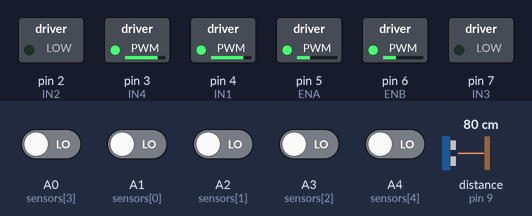
This sketch was run on a simulated Arduino Uno, built with avr-gcc and run on an emulated ATmega328P. On the bench: switched loads named in the sketch (green lamp = pin HIGH). Wiring (inferred from the names in the program): ultrasonic range finder: trigger pin 10; echo pin 9. The inputs (shaded band) are chosen by the test bench; at power-on: A0 (sensors[3]), A1 (sensors[0]), A2 (sensors[1]), A3 (sensors[2]), A4 (sensors[4]) LOW, distance to the obstacle (sensor on pin 9) 80 cm. The echo pulse lasts 58.3 µs per cm; pins used as bus, display or sensor lines are not drawn.

Above: at 1.2 s.
1.3 s: A0 (sensors[3]) driven HIGH
At 1.51 s:
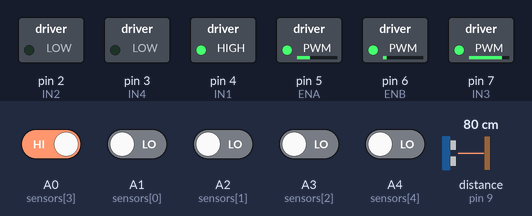
4.3 s: A1 (sensors[0]) driven HIGH
At 5.7 s:
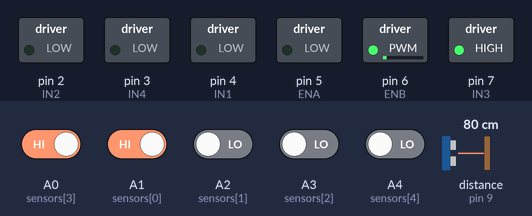
7.3 s: distance to the obstacle (sensor on pin 9) set to 18 cm
At 7.49 s:
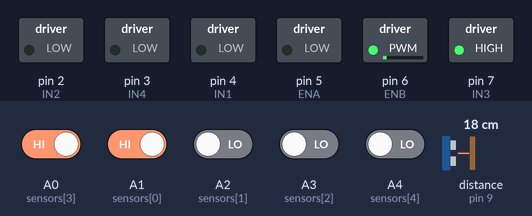
10.3 s: A1 (sensors[0]) driven LOW
At 10.51 s:
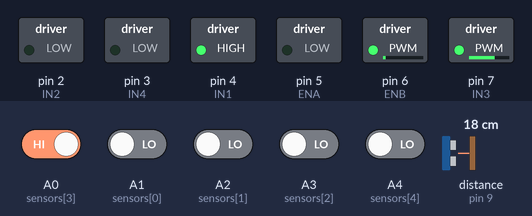
13.3 s: A2 (sensors[1]) driven HIGH
Timing chart, 0 to 16.0 s (numbered marks = the images above; inputs shaded):
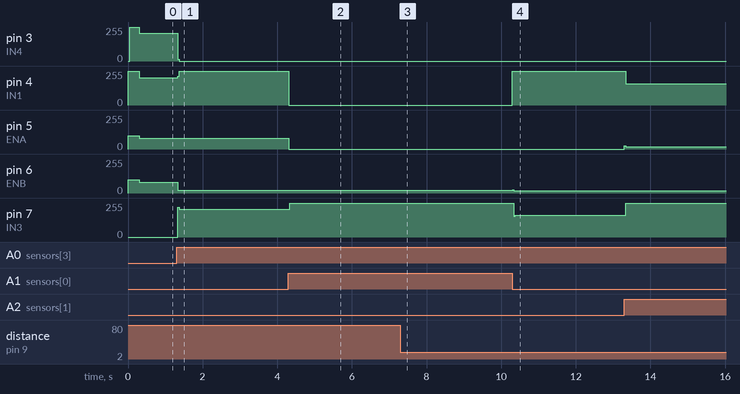

The sketch:

1.ino
```cpp
// bang bang se mast chal raha h, turns bhe smooth le raha h, and sonar bhe mast chal raha h, but node acche se detect kar raha h

// Motors
const int baseSpeed = 100;
const int turnSpeed = 100;
const int IN1 = 4, IN2 = 2, ENA = 5;
const int IN3 = 7, IN4 = 3, ENB = 6;

// Ultrasonic
const int echo = 9, trig = 10;

// IR Sensor
const int sensors[5] = {A1, A2, A3, A0, A4};
String lp = "00000";
String path = "";

void drive(int l, int r) {
    digitalWrite(IN1, l > 0 ? 1 : 0);
    digitalWrite(IN2, l > 0 ? 0 : 1);
    digitalWrite(IN3, r > 0 ? 1 : 0);
    digitalWrite(IN4, r > 0 ? 0 : 1);

    if (l == 0) {
        digitalWrite(IN1, 0);
        digitalWrite(IN2, 0);
    };

    if (r == 0) {
        digitalWrite(IN3, 0);
        digitalWrite(IN4, 0);
    };

    analogWrite(ENA, constrain(abs(l), 0, 255));
    analogWrite(ENB, constrain(abs(r), 0, 255));
};

String readLine(bool readDistance = true) {
    String linePosition = "";

    if (readDistance) {
        digitalWrite(trig, LOW);
        delayMicroseconds(2);  digitalWrite(trig, HIGH);
        delayMicroseconds(10); digitalWrite(trig, LOW);

        float duration = pulseIn(echo, HIGH, 10000L);
        float distance = (duration * .0343) / 2;

        if (distance < 15.0 && distance) return "00000";
    }

    for (int i=0; i<5; i++)
        linePosition += digitalRead(sensors[i]) ? "1" : "0";

    return linePosition;
};

void setup() {
    pinMode(IN1, OUTPUT);
    pinMode(IN2, OUTPUT);
    pinMode(IN3, OUTPUT);
    pinMode(IN4, OUTPUT);
    pinMode(ENA, OUTPUT);
    pinMode(ENB, OUTPUT);

    pinMode(echo, INPUT);
    pinMode(trig, OUTPUT);

    for (int i=0; i<5; i++)
        pinMode(sensors[i], INPUT);

    drive(0, 0);

    Serial.begin(9600);
};

void oneStep(){
    drive(baseSpeed, baseSpeed); delay(150);
    drive(0, 0);
};

void turn(char t) {
    drive(0, 0);

    switch (t) {
        case 'L':
            while(lp[1] != '1') {
                drive(-turnSpeed, turnSpeed); delay(1);
                drive(0, 0);

                lp = readLine(false);
            }

            break;

        case 'U':
            drive(turnSpeed, -turnSpeed); delay(250);
            drive(0, 0);

        case 'R':
            while(lp[3] != '1') {
                drive(turnSpeed, -turnSpeed); delay(1);
                drive(0, 0);

                lp = readLine(false);
            }

            break;
    };
};

String plp = "";
int sp = 80, n = 0;

void loop() {
    lp = readLine();
    n++;

    if (lp == "11111") { // (1. T), (2. +), (3. maze end)
        oneStep();
        lp = readLine();

        if (lp == "11111") {} // maze end
        else {turn('L');} // T and +
    }

    else if (lp == "11100" || lp == "11110") {turn('L');} // left and left-T
    else if (lp == "00111" || lp == "01111") { // (1. right T), (2. right)
        oneStep();
        lp = readLine();

        if(lp.indexOf('1') > 0) {} // Right T
        else {turn('R');} // Right
    }

    else if (lp[0] == '1') {drive(0, 1.3 * baseSpeed); delay(1); drive(0, baseSpeed);}
    else if (lp[4] == '1') {drive(1.3 * baseSpeed, 0); delay(1); drive(baseSpeed, 0);}
    else if (lp[1] == '1') {drive(0, 1.4 * baseSpeed); delay(1); drive(sp / 3, lp == plp ? 1.3 * baseSpeed : sp);}
    else if (lp[3] == '1') {drive(1.4 * baseSpeed, 0); delay(1); drive(lp == plp ? 1.3 * baseSpeed : sp, sp / 3);}
    else if (lp[2] == '1') {drive(baseSpeed, baseSpeed);}
    else {turn('U');} // u-turn

    if(!(n++ % 4)) plp = lp;
};
```

Measured:
- after the input at 1.3 s, pin 3 (IN4): 208/255 → 0/255 at once; pin 4 (IN1): 205/255 → 255/255 at once; pin 6 (ENB): 82/255 → 22/255 at once; pin 7 (IN3): 0/255 → 209/255 at once
- after the input at 4.3 s, pin 4 (IN1): 255/255 → 0/255 at once; pin 5 (ENA): 81/255 → 0/255 at once; pin 7 (IN3): 209/255 → 255/255 at once
- after the input at 7.3 s, pin 6 (ENB): stays 22/255 (without the input it goes to 100/255 after 3.0 s)
- after the input at 10.3 s, pin 4 (IN1): 0/255 → 255/255 at once; pin 6 (ENB): 22/255 → 16/255 at once; pin 7 (IN3): 255/255 → 162/255 at once
